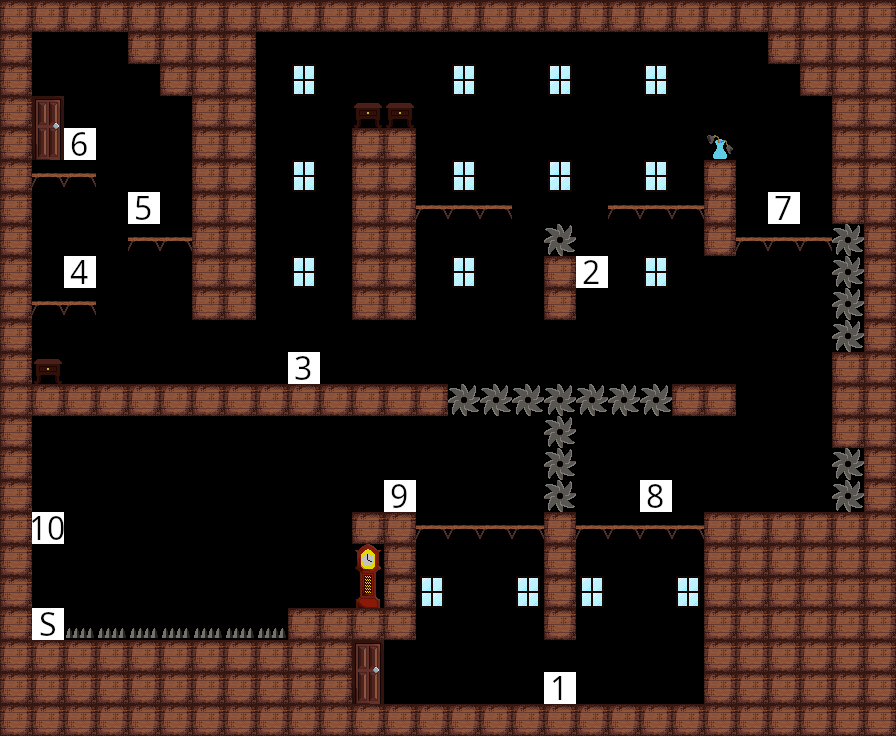

Tiled map render using the project's own tile images. Description and the whole map definition, tile-layer contents included, below:
An orthogonal 28x23 tile map with 32x32 px tiles, 1 tile layer (Tile Layer 1).

<map version="1.10" tiledversion="1.10.2" orientation="orthogonal" renderorder="right-down" width="28" height="23" tilewidth="32" tileheight="32" infinite="0" nextlayerid="2" nextobjectid="1">
 <editorsettings>
  <export target="../assets/levels/LevelDoubleBack.csv" format="csv" />
 </editorsettings>
 <tileset firstgid="1" source="tiles.tsx" />
 <layer id="1" name="Tile Layer 1" width="28" height="23">
  <data encoding="csv">
2,2,2,2,2,2,2,2,2,2,2,2,2,2,2,2,2,2,2,2,2,2,2,2,2,2,2,2,
2,0,0,0,2,2,2,2,0,0,0,0,0,0,0,0,0,0,0,0,0,0,0,0,2,2,2,2,
2,0,0,0,0,2,2,2,0,23,0,0,0,0,23,0,0,23,0,0,23,0,0,0,0,2,2,2,
2,0,0,0,0,0,2,2,0,0,0,21,21,0,0,0,0,0,0,0,0,0,0,0,0,0,2,2,
2,24,106,0,0,0,2,2,0,0,0,2,2,0,0,0,0,0,0,0,0,0,22,0,0,0,2,2,
2,3,3,0,0,0,2,2,0,23,0,2,2,0,23,0,0,23,0,0,23,0,2,0,0,0,2,2,
2,0,0,0,105,0,2,2,0,0,0,2,2,3,3,3,0,0,0,3,3,3,2,0,107,0,2,2,
2,0,0,0,3,3,2,2,0,0,0,2,2,0,0,0,0,4,0,0,0,0,2,3,3,3,4,2,
2,0,104,0,0,0,2,2,0,23,0,2,2,0,23,0,0,2,102,0,23,0,0,0,0,0,4,2,
2,3,3,0,0,0,2,2,0,0,0,2,2,0,0,0,0,2,0,0,0,0,0,0,0,0,4,2,
2,0,0,0,0,0,0,0,0,0,0,0,0,0,0,0,0,0,0,0,0,0,0,0,0,0,4,2,
2,21,0,0,0,0,0,0,0,103,0,0,0,0,0,0,0,0,0,0,0,0,0,0,0,0,2,2,
2,2,2,2,2,2,2,2,2,2,2,2,2,2,4,4,4,4,4,4,4,2,2,0,0,0,2,2,
2,0,0,0,0,0,0,0,0,0,0,0,0,0,0,0,0,4,0,0,0,0,0,0,0,0,2,2,
2,0,0,0,0,0,0,0,0,0,0,0,0,0,0,0,0,4,0,0,0,0,0,0,0,0,4,2,
2,0,0,0,0,0,0,0,0,0,0,0,109,0,0,0,0,4,0,0,108,0,0,0,0,0,4,2,
2,110,0,0,0,0,0,0,0,0,0,2,2,3,3,3,3,2,3,3,3,3,2,2,2,2,2,2,
2,0,0,0,0,0,0,0,0,0,0,0,2,0,0,0,0,2,0,0,0,0,2,2,2,2,2,2,
2,0,0,0,0,0,0,0,0,0,0,25,2,23,0,0,23,2,23,0,0,23,2,2,2,2,2,2,
2,6,5,5,5,5,5,5,5,2,2,2,2,0,0,0,0,2,0,0,0,0,2,2,2,2,2,2,
2,2,2,2,2,2,2,2,2,2,2,0,0,0,0,0,0,0,0,0,0,0,2,2,2,2,2,2,
2,2,2,2,2,2,2,2,2,2,2,24,0,0,0,0,0,101,0,0,0,0,2,2,2,2,2,2,
2,2,2,2,2,2,2,2,2,2,2,2,2,2,2,2,2,2,2,2,2,2,2,2,2,2,2,2
</data>
 </layer>
</map>
